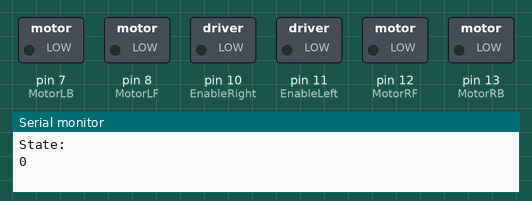
This sketch was run on a simulated Arduino Uno, built with avr-gcc and run on an emulated ATmega328P. Shown: switched loads named in the sketch (green lamp = pin HIGH), the last lines printed to the serial monitor.

Above: at 0.05 s.
At 6.25 s:
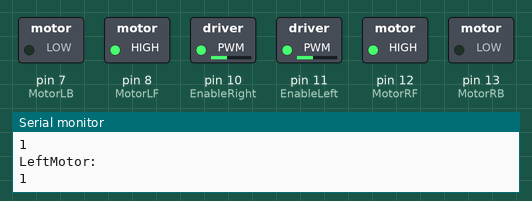
At 12.45 s:
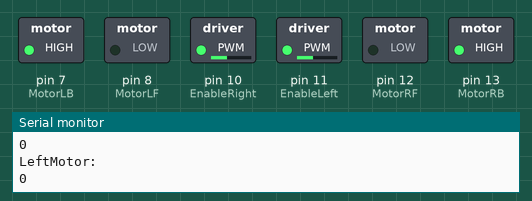
At 18.65 s:
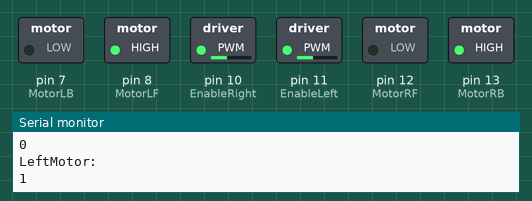
At 24.95 s:
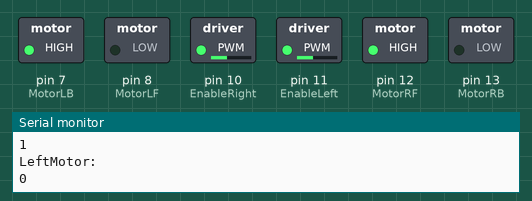
Timing chart, 0 to 32.5 s (numbered marks = the images above):
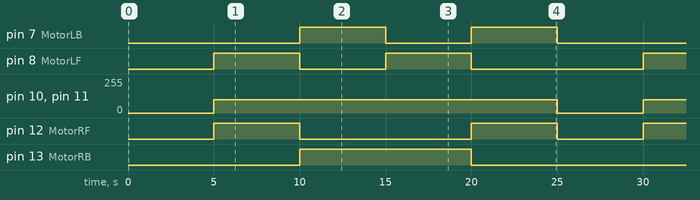

The sketch:

Tank.ino
```cpp
const byte EnableLeft = 11;  // Enable Pin for left motor
const byte EnableRight = 10;  // Enable Pin for right motor

const byte MotorLF = 8;   // Control pin Forward for left motor
const byte MotorLB = 7;   // Control pin Backward for left motor
const byte MotorRF = 12;  // Control pin Forward for right motor
const byte MotorRB = 13;  // Control pin Backward for right motor

const bool FORWARD    = 1;
const bool BACKWARDS  = 0;
const int  NORMAL_SPEED = 100;
const int  LOW_SPEED = 75;
const int  HIGH_SPEED = 125;

enum States
{
  eIdle = 0,
  eMoveForward,
  eMoveBackwards,
  eTurnRight,
  eTurnLeft
};

int state;
int Speed;

// the setup function runs once when you press reset or power the board
void setup()
{
  state = eIdle;
  Serial.begin(9600);
  pinMode(EnableLeft, OUTPUT); //set enable motor pin as output
  pinMode(EnableRight, OUTPUT);//same for right one

  //set al motor connected pins as output
  pinMode(MotorLF, OUTPUT);
  pinMode(MotorLB, OUTPUT);
  pinMode(MotorRF, OUTPUT);
  pinMode(MotorRB, OUTPUT);

  Speed = NORMAL_SPEED;
}

// the loop function runs over and over again until power down or reset
void loop()
{
  Serial.println("State: ");
  Serial.println(state);
  switch (state)
  {
    case eIdle:
    {
      eStateBeIdle();
      state = eMoveForward;
      break;
    }
    case eMoveForward:
    {
      eStateMoveForward(Speed);
      state = eMoveBackwards;
      break;
    }
    case eMoveBackwards:
    {
      eStateMoveBackwards(Speed);
      state = eTurnLeft;
      break;
    }
    case eTurnLeft:
    {
      eStateTurnLeft(Speed);
      state = eTurnRight;
      break;
    }
    case eTurnRight:
    {
      eStateTurnRight(Speed);
      state = eIdle;
      break;
    }
    default:
    {
      state = eIdle;
    }
  }
 delay(5000);
}

void eStateBeIdle()
{
  digitalWrite(MotorLF, LOW);
  digitalWrite(MotorLB, LOW);
  digitalWrite(MotorRF, LOW);
  digitalWrite(MotorRB, LOW);

  //disable both motors
  analogWrite(EnableLeft, 0);
  analogWrite(EnableRight, 0);
}

void eStateMoveForward(int Speed)
{
  eStateBeIdle();
  setRight(FORWARD, Speed);
  setLeft(FORWARD, Speed);
}

void eStateMoveBackwards(int Speed)
{
  eStateBeIdle();
  setRight(BACKWARDS, Speed);
  setLeft(BACKWARDS, Speed);
}

void eStateTurnLeft(int Speed)
{
  eStateBeIdle();
  setRight(BACKWARDS, Speed);
  setLeft(FORWARD, Speed);
}

void eStateTurnRight(int Speed)
{
  eStateBeIdle();
  setRight(FORWARD, Speed);
  setLeft(BACKWARDS, Speed);
}

void setRight(bool Direction, int Speed)
{
  Serial.println("RightMotor: ");
  Serial.println(Direction);
  digitalWrite(MotorRF, Direction);
  digitalWrite(MotorRB, !Direction);
  analogWrite(EnableRight, Speed);
}

void setLeft(bool Direction, int Speed)
{
  Serial.println("LeftMotor: ");
  Serial.println(Direction);
  digitalWrite(MotorLF, Direction);
  digitalWrite(MotorLB, !Direction);
  analogWrite(EnableLeft, Speed);
}

void eStateOneRight(int Speed)
{
  eStateBeIdle();
  setRight(FORWARD, Speed);
}

void eStateOneLeft(int Speed)
{
  eStateBeIdle();
  setLeft(FORWARD, Speed);
}
```

Measured:
- by itself, pin 7 (MotorLB), pin 8 (MotorLF): repeats every 25.0 s: LOW 5.0 s, HIGH 5.0 s, LOW 10.0 s, HIGH 5.0 s
- by itself, pin 10 (EnableRight), pin 11 (EnableLeft): alternates 100/255 for 20.0 s and 0/255 for 5.0 s
- by itself, pin 12 (MotorRF): repeats every 25.0 s: LOW 10.0 s, HIGH 5.0 s, LOW 5.0 s, HIGH 5.0 s
- by itself, pin 13 (MotorRB): alternates HIGH for 10.0 s and LOW for 15.0 s
